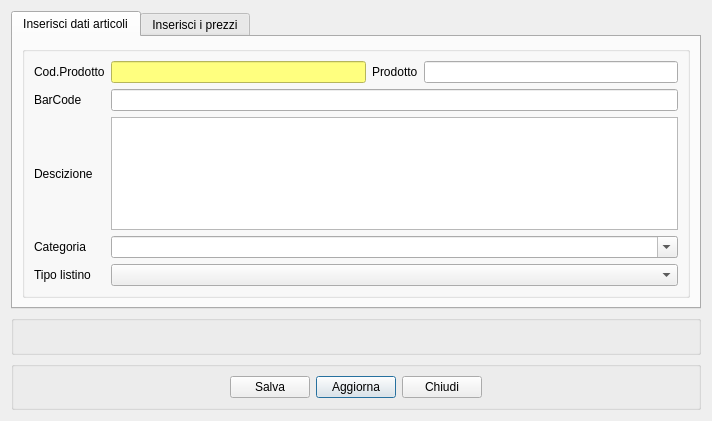
<?xml version="1.0" encoding="UTF-8"?>
<ui version="4.0">
 <class>fatt_acq_art</class>
 <widget class="QDialog" name="fatt_acq_art">
  <property name="geometry">
   <rect>
    <x>0</x>
    <y>0</y>
    <width>712</width>
    <height>411</height>
   </rect>
  </property>
  <property name="windowTitle">
   <string>Inserisci fattura riga</string>
  </property>
  <property name="windowIcon">
   <iconset>
    <normaloff>:/images/logo.png</normaloff>:/images/logo.png</iconset>
  </property>
  <layout class="QGridLayout" name="gridLayout_3">
   <item row="0" column="0">
    <widget class="QTabWidget" name="tabWidget">
     <property name="currentIndex">
      <number>0</number>
     </property>
     <widget class="QWidget" name="tab">
      <attribute name="title">
       <string>Inserisci dati articoli</string>
      </attribute>
      <layout class="QGridLayout" name="gridLayout_4">
       <item row="0" column="0">
        <widget class="QGroupBox" name="groupBox_3">
         <property name="title">
          <string/>
         </property>
         <layout class="QGridLayout" name="gridLayout_7">
          <item row="0" column="0">
           <widget class="QLabel" name="label">
            <property name="text">
             <string>Cod.Prodotto</string>
            </property>
           </widget>
          </item>
          <item row="0" column="1">
           <widget class="QLineEdit" name="cod_art">
            <property name="sizePolicy">
             <sizepolicy hsizetype="Expanding" vsizetype="Minimum">
              <horstretch>0</horstretch>
              <verstretch>0</verstretch>
             </sizepolicy>
            </property>
            <property name="styleSheet">
             <string notr="true">background-color:rgb(255, 255, 127)</string>
            </property>
           </widget>
          </item>
          <item row="0" column="2">
           <widget class="QLabel" name="label_2">
            <property name="text">
             <string>Prodotto</string>
            </property>
           </widget>
          </item>
          <item row="0" column="3">
           <widget class="QLineEdit" name="art_nom">
            <property name="sizePolicy">
             <sizepolicy hsizetype="Expanding" vsizetype="Minimum">
              <horstretch>0</horstretch>
              <verstretch>0</verstretch>
             </sizepolicy>
            </property>
           </widget>
          </item>
          <item row="1" column="0">
           <widget class="QLabel" name="label_15">
            <property name="text">
             <string>BarCode</string>
            </property>
           </widget>
          </item>
          <item row="1" column="1" colspan="3">
           <widget class="QLineEdit" name="cod_barre"/>
          </item>
          <item row="2" column="0">
           <widget class="QLabel" name="label_3">
            <property name="text">
             <string>Descizione</string>
            </property>
           </widget>
          </item>
          <item row="2" column="1" colspan="3">
           <widget class="QTextEdit" name="descrizione">
            <property name="sizePolicy">
             <sizepolicy hsizetype="Expanding" vsizetype="Preferred">
              <horstretch>0</horstretch>
              <verstretch>10</verstretch>
             </sizepolicy>
            </property>
           </widget>
          </item>
          <item row="3" column="0">
           <widget class="QLabel" name="label_5">
            <property name="text">
             <string>Categoria</string>
            </property>
           </widget>
          </item>
          <item row="3" column="1" colspan="3">
           <widget class="QComboBox" name="categ">
            <property name="editable">
             <bool>true</bool>
            </property>
           </widget>
          </item>
          <item row="4" column="0">
           <widget class="QLabel" name="label_16">
            <property name="text">
             <string>Tipo listino</string>
            </property>
           </widget>
          </item>
          <item row="4" column="1" colspan="3">
           <widget class="QComboBox" name="tipo_listino"/>
          </item>
         </layout>
        </widget>
       </item>
      </layout>
     </widget>
     <widget class="QWidget" name="tab_2">
      <attribute name="title">
       <string>Inserisci i prezzi</string>
      </attribute>
      <layout class="QGridLayout" name="gridLayout_8">
       <item row="0" column="0">
        <widget class="QGroupBox" name="groupBox">
         <property name="sizePolicy">
          <sizepolicy hsizetype="Preferred" vsizetype="Preferred">
           <horstretch>0</horstretch>
           <verstretch>0</verstretch>
          </sizepolicy>
         </property>
         <property name="minimumSize">
          <size>
           <width>442</width>
           <height>250</height>
          </size>
         </property>
         <property name="styleSheet">
          <string notr="true"/>
         </property>
         <property name="flat">
          <bool>false</bool>
         </property>
         <property name="checkable">
          <bool>false</bool>
         </property>
         <layout class="QGridLayout" name="gridLayout_2">
          <item row="7" column="3" colspan="3">
           <widget class="QLabel" name="label_12">
            <property name="text">
             <string>Totale</string>
            </property>
           </widget>
          </item>
          <item row="1" column="3" colspan="3">
           <widget class="QLabel" name="label_13">
            <property name="text">
             <string>Prezzo unitario</string>
            </property>
           </widget>
          </item>
          <item row="8" column="3" colspan="3">
           <widget class="QLabel" name="label_slotto">
            <property name="text">
             <string>Scadenza lotto</string>
            </property>
           </widget>
          </item>
          <item row="6" column="3" colspan="3">
           <widget class="QLabel" name="label_8">
            <property name="text">
             <string>Prezzo con iva</string>
            </property>
           </widget>
          </item>
          <item row="5" column="0">
           <widget class="QLabel" name="label_4">
            <property name="text">
             <string>Iva</string>
            </property>
           </widget>
          </item>
          <item row="5" column="1" colspan="2">
           <widget class="QComboBox" name="comboBox">
            <property name="editable">
             <bool>true</bool>
            </property>
           </widget>
          </item>
          <item row="0" column="0" colspan="9">
           <widget class="Line" name="line">
            <property name="orientation">
             <enum>Qt::Horizontal</enum>
            </property>
           </widget>
          </item>
          <item row="1" column="0">
           <widget class="QLabel" name="label_14">
            <property name="text">
             <string>UM</string>
            </property>
           </widget>
          </item>
          <item row="1" column="1" colspan="2">
           <widget class="QComboBox" name="um">
            <property name="editable">
             <bool>true</bool>
            </property>
           </widget>
          </item>
          <item row="5" column="7">
           <widget class="QLineEdit" name="sconto">
            <property name="sizePolicy">
             <sizepolicy hsizetype="Expanding" vsizetype="Minimum">
              <horstretch>0</horstretch>
              <verstretch>0</verstretch>
             </sizepolicy>
            </property>
           </widget>
          </item>
          <item row="6" column="1" colspan="2">
           <widget class="QLineEdit" name="p_s_iva">
            <property name="sizePolicy">
             <sizepolicy hsizetype="Expanding" vsizetype="Minimum">
              <horstretch>0</horstretch>
              <verstretch>0</verstretch>
             </sizepolicy>
            </property>
           </widget>
          </item>
          <item row="6" column="0">
           <widget class="QLabel" name="label_6">
            <property name="text">
             <string>Prezzo senza iva</string>
            </property>
           </widget>
          </item>
          <item row="6" column="7">
           <widget class="QLineEdit" name="p_c_iva">
            <property name="sizePolicy">
             <sizepolicy hsizetype="Expanding" vsizetype="Minimum">
              <horstretch>0</horstretch>
              <verstretch>0</verstretch>
             </sizepolicy>
            </property>
           </widget>
          </item>
          <item row="7" column="1" colspan="2">
           <widget class="QLineEdit" name="quant">
            <property name="sizePolicy">
             <sizepolicy hsizetype="Expanding" vsizetype="Minimum">
              <horstretch>0</horstretch>
              <verstretch>0</verstretch>
             </sizepolicy>
            </property>
           </widget>
          </item>
          <item row="7" column="0">
           <widget class="QLabel" name="label_7">
            <property name="text">
             <string>Quantità</string>
            </property>
           </widget>
          </item>
          <item row="7" column="7">
           <widget class="QLineEdit" name="totale">
            <property name="sizePolicy">
             <sizepolicy hsizetype="Expanding" vsizetype="Minimum">
              <horstretch>0</horstretch>
              <verstretch>0</verstretch>
             </sizepolicy>
            </property>
           </widget>
          </item>
          <item row="1" column="7">
           <widget class="QLineEdit" name="prezzo_unitario"/>
          </item>
          <item row="9" column="1">
           <spacer name="verticalSpacer">
            <property name="orientation">
             <enum>Qt::Vertical</enum>
            </property>
            <property name="sizeHint" stdset="0">
             <size>
              <width>20</width>
              <height>40</height>
             </size>
            </property>
           </spacer>
          </item>
          <item row="8" column="0">
           <widget class="QLabel" name="label_nlotto">
            <property name="text">
             <string>Numero lotto</string>
            </property>
           </widget>
          </item>
          <item row="8" column="1" colspan="2">
           <widget class="QLineEdit" name="numero_lotto"/>
          </item>
          <item row="8" column="7">
           <widget class="QLineEdit" name="data_lotto"/>
          </item>
          <item row="5" column="4" colspan="3">
           <widget class="QLabel" name="label_10">
            <property name="text">
             <string>Sconto</string>
            </property>
           </widget>
          </item>
          <item row="5" column="8">
           <widget class="QLabel" name="label_11">
            <property name="font">
             <font>
              <family>Helvetica</family>
              <pointsize>14</pointsize>
              <weight>75</weight>
              <bold>true</bold>
             </font>
            </property>
            <property name="text">
             <string>%</string>
            </property>
           </widget>
          </item>
          <item row="5" column="3">
           <widget class="QLabel" name="label_9">
            <property name="font">
             <font>
              <family>Helvetica</family>
              <pointsize>14</pointsize>
              <weight>75</weight>
              <bold>true</bold>
             </font>
            </property>
            <property name="text">
             <string>%</string>
            </property>
           </widget>
          </item>
         </layout>
        </widget>
       </item>
      </layout>
     </widget>
    </widget>
   </item>
   <item row="1" column="0">
    <widget class="QGroupBox" name="groupBox_4">
     <property name="minimumSize">
      <size>
       <width>0</width>
       <height>40</height>
      </size>
     </property>
     <property name="maximumSize">
      <size>
       <width>16777215</width>
       <height>40</height>
      </size>
     </property>
     <property name="sizeIncrement">
      <size>
       <width>0</width>
       <height>40</height>
      </size>
     </property>
     <property name="baseSize">
      <size>
       <width>0</width>
       <height>40</height>
      </size>
     </property>
     <property name="title">
      <string/>
     </property>
     <layout class="QGridLayout" name="gridLayout_6">
      <item row="0" column="0">
       <layout class="QGridLayout" name="gridLayout_5">
        <item row="0" column="0">
         <widget class="QLabel" name="testo_show">
          <property name="text">
           <string/>
          </property>
         </widget>
        </item>
       </layout>
      </item>
     </layout>
    </widget>
   </item>
   <item row="2" column="0">
    <widget class="QGroupBox" name="groupBox_2">
     <property name="title">
      <string/>
     </property>
     <layout class="QGridLayout" name="gridLayout">
      <item row="3" column="2">
       <widget class="QPushButton" name="aggiorna">
        <property name="text">
         <string>Aggiorna</string>
        </property>
        <property name="icon">
         <iconset resource="../fabaria.qrc">
          <normaloff>:/images/view-refresh.png</normaloff>:/images/view-refresh.png</iconset>
        </property>
       </widget>
      </item>
      <item row="3" column="1">
       <widget class="QPushButton" name="agg_art">
        <property name="toolTip">
         <string>Salva</string>
        </property>
        <property name="text">
         <string>Salva</string>
        </property>
        <property name="icon">
         <iconset resource="../fabaria.qrc">
          <normaloff>:/images/document-save.png</normaloff>:/images/document-save.png</iconset>
        </property>
       </widget>
      </item>
      <item row="3" column="0">
       <spacer name="horizontalSpacer">
        <property name="orientation">
         <enum>Qt::Horizontal</enum>
        </property>
        <property name="sizeHint" stdset="0">
         <size>
          <width>40</width>
          <height>20</height>
         </size>
        </property>
       </spacer>
      </item>
      <item row="3" column="3">
       <widget class="QPushButton" name="exit_art">
        <property name="toolTip">
         <string>Esci</string>
        </property>
        <property name="text">
         <string>Chiudi</string>
        </property>
        <property name="icon">
         <iconset resource="../../backup_restore_db/images.qrc">
          <normaloff>:/images/dialog-close.png</normaloff>:/images/dialog-close.png</iconset>
        </property>
       </widget>
      </item>
      <item row="3" column="4">
       <spacer name="horizontalSpacer_2">
        <property name="orientation">
         <enum>Qt::Horizontal</enum>
        </property>
        <property name="sizeHint" stdset="0">
         <size>
          <width>40</width>
          <height>20</height>
         </size>
        </property>
       </spacer>
      </item>
     </layout>
    </widget>
   </item>
  </layout>
 </widget>
 <tabstops>
  <tabstop>cod_art</tabstop>
  <tabstop>art_nom</tabstop>
  <tabstop>cod_barre</tabstop>
  <tabstop>descrizione</tabstop>
  <tabstop>categ</tabstop>
  <tabstop>tipo_listino</tabstop>
  <tabstop>um</tabstop>
  <tabstop>prezzo_unitario</tabstop>
  <tabstop>comboBox</tabstop>
  <tabstop>sconto</tabstop>
  <tabstop>p_s_iva</tabstop>
  <tabstop>p_c_iva</tabstop>
  <tabstop>quant</tabstop>
  <tabstop>totale</tabstop>
  <tabstop>numero_lotto</tabstop>
  <tabstop>data_lotto</tabstop>
  <tabstop>agg_art</tabstop>
  <tabstop>aggiorna</tabstop>
  <tabstop>exit_art</tabstop>
  <tabstop>tabWidget</tabstop>
 </tabstops>
 <resources>
  <include location="../../backup_restore_db/images.qrc"/>
  <include location="../fabaria.qrc"/>
 </resources>
 <connections/>
</ui>
